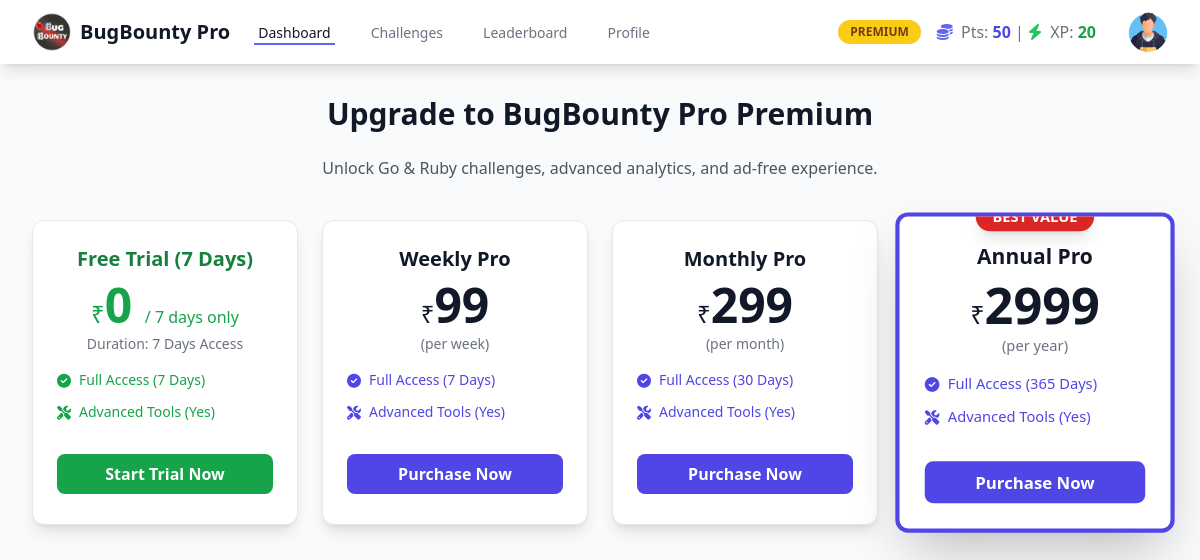
The app's page /plans (signed in) with its own data.
### app.py (models this page shows, shortened)
class User(UserMixin, db.Model):
    __tablename__ = 'users'
    user_id = db.Column(db.Integer, primary_key=True)
    username = db.Column(db.String(255), unique=True, nullable=False)
    email = db.Column(db.String(255), unique=True, nullable=False)
    password_hash = db.Column(db.String(255), nullable=False)
    points = db.Column(db.Integer, default=0, nullable=False)
    xp = db.Column(db.Integer, default=0, nullable=False)
    current_level_id = db.Column(db.Integer, db.ForeignKey('levels.level_id'), nullable=True)
    virtual_currency = db.Column(db.Integer, default=0, nullable=False)
    profile_picture_url = db.Column(db.String(255), nullable=True, default='/static/default_profile.png')
    registration_date = db.Column(db.DateTime, nullable=False, default=datetime.utcnow)
    has_active_subscription = db.Column(db.Boolean, nullable=True, default=False)
    is_admin = db.Column(db.Boolean, default=False) # 🔴 नवीन फील्ड जोडा Admin sathi🔴
    submissions = db.relationship('UserChallengeSubmission', backref='user', lazy='dynamic', foreign_keys='UserChallengeSubmission.user_id')
    badges_earned = db.relationship('UserBadge', backref='user', lazy='dynamic')

class SubscriptionPlan(db.Model):
    __tablename__ = 'subscription_plans'
    plan_id = db.Column(db.Integer, primary_key=True)
    plan_name = db.Column(db.String(255), unique=True, nullable=False)
    price = db.Column(db.Numeric(10, 2), nullable=False)
    duration_days = db.Column(db.Integer, nullable=False)
    description = db.Column(db.Text, nullable=True)
    features = db.Column(db.Text, nullable=True)

### app.py (the view)
@app.route('/plans') # 🔴 1. plans_list रूट 🔴
def plans_list():
    all_plans = SubscriptionPlan.query.all()
    premium_plans = [plan for plan in all_plans if plan.plan_name != 'Basic']
    return render_template('plans.html', plans=premium_plans)

### app.py (called while the page is built)
@login_manager.user_loader
def load_user(user_id):
    return User.query.get(int(user_id))

### templates/plans.html (shortened to what this page needs)
{% extends 'base.html' %}
{% block content %}
<section id="plans" class="mb-12">
    <h1 class="text-3xl font-bold text-gray-900 mb-6 text-center">Upgrade to BugBounty Pro Premium</h1>
    <p class="text-center text-gray-600 mb-10">Unlock Go & Ruby challenges, advanced analytics, and ad-free experience.</p>
    <div class="grid grid-cols-1 md:grid-cols-4 gap-6 max-w-7xl mx-auto">
        {% for plan in plans %}
        {% set is_best_value = (plan.plan_name == 'Annual Pro') %}
        {% set is_free_trial = (plan.price == 0) %}
        {% set price_int = plan.price|int %}
        <div class="bg-white overflow-hidden rounded-xl p-6 text-center relative transition duration-300 hover:shadow-2xl
            {% if is_best_value %}border-4 border-indigo-600 shadow-2xl scale-105{% else %}border border-gray-200 shadow-lg{% endif %}">
            {% if is_best_value %}
                <span class="absolute top-0 left-1/2 transform -translate-x-1/2 -translate-y-1/2 bg-red-600 text-white text-sm font-bold px-4 py-1 rounded-full shadow-lg">BEST VALUE</span>
            {% endif %}
            <h2 class="text-xl font-bold mb-2 {% if is_free_trial %}text-green-700{% else %}text-gray-900{% endif %}">{{ plan.plan_name }}</h2>
            {% if is_free_trial %}
                <p class="text-5xl font-extrabold mb-1 text-green-600">
                    <span class="text-2xl font-normal">₹</span>0
                    <span class="text-base font-normal"> / 7 days only</span>
                </p>
                <p class="text-sm font-medium text-gray-500 mb-4">Duration: {{ plan.duration_days }} Days Access</p>
            {% else %}
                <p class="text-5xl font-extrabold mb-1 text-gray-900">
                    <span class="text-2xl font-normal">₹</span>{{ price_int }}
                </p>
                <p class="text-sm font-medium text-gray-500 mb-4">
                    {% if plan.plan_name == 'Weekly Pro' %} (per week)
                    {% elif plan.plan_name == 'Monthly Pro' %} (per month)
                    {% elif plan.plan_name == 'Annual Pro' %} (per year)
                    {% endif %}
                </p>
            {% endif %}
            <ul class="text-left text-sm space-y-3 mb-8">
                <li class="flex items-start {% if is_free_trial %}text-green-600{% else %}text-indigo-600{% endif %}">
                    <i class="fas fa-check-circle mr-2 mt-1"></i> Full Access ({{ plan.duration_days }} Days)
                </li>
                <li class="flex items-start {% if is_free_trial %}text-green-600{% else %}text-indigo-600{% endif %}">
                    <i class="fas fa-tools mr-2 mt-1"></i> Advanced Tools (Yes)
                </li>
            </ul>
            <form method="POST" action="{{ url_for('start_trial', plan_id=plan.plan_id) }}">
                <button type="submit"
                    class="w-full py-2 rounded-lg font-bold transition
                    {% if is_free_trial %}bg-green-600 text-white hover:bg-green-700{% else %}bg-indigo-600 text-white hover:bg-indigo-700{% endif %}">
                    {% if is_free_trial %}Start Trial Now
                    {% else %}Purchase Now{% endif %}
                </button>
            </form>
        </div>
        {% endfor %}
    </div>
</section>
{% endblock %}

### templates/base.html (shortened to what this page needs)
<!DOCTYPE html>
<html lang="en">
<head>
    <script src="https://cdn.tailwindcss.com"></script>
    <link rel="stylesheet" href="https://cdnjs.cloudflare.com/ajax/libs/font-awesome/6.4.0/css/all.min.css">
    <link rel="stylesheet" href="{{ url_for('static', filename='style.css') }}">
</head>
<body class="bg-gray-50">
    <nav class="bg-white shadow-lg sticky top-0 z-10">
        <div class="max-w-7xl mx-auto px-4 sm:px-6 lg:px-8">
            <div class="flex justify-between h-16">
                <div class="flex items-center">
                    <a href="{{ url_for('home') }}" class="flex items-center space-x-2">
                        <img src="{{ url_for('static', filename='icons/bb_logo.png') }}"
                             alt="BugBounty Pro Logo"
                             class="h-10 w-10 object-contain">
                        <span class="text-xl font-bold text-gray-900">BugBounty Pro</span>
                    </a>
                    <div class="hidden sm:ml-6 sm:flex sm:space-x-8">
                        <a href="{{ url_for('home') }}" class="border-indigo-500 text-gray-900 inline-flex items-center px-1 pt-1 border-b-2 text-sm font-medium">Dashboard</a>
                        <a href="{{ url_for('challenges_list') }}" class="border-transparent text-gray-500 hover:border-gray-300 hover:text-gray-700 inline-flex items-center px-1 pt-1 border-b-2 text-sm font-medium">Challenges</a>
                        <a href="{{ url_for('leaderboard_list') }}" class="border-transparent text-gray-500 hover:border-gray-300 hover:text-gray-700 inline-flex items-center px-1 pt-1 border-b-2 text-sm font-medium">Leaderboard</a>
                        <a href="{{ url_for('profile') }}" class="border-transparent text-gray-500 hover:border-gray-300 hover:text-gray-700 inline-flex items-center px-1 pt-1 border-b-2 text-sm font-medium">Profile</a>
                    </div>
                </div>
                <div class="hidden sm:ml-6 sm:flex sm:items-center">
                    {% if current_user.is_authenticated %}
                        {% if current_user.has_active_subscription %}
                            <span class="px-3 py-1 text-xs font-semibold rounded-full bg-yellow-400 text-yellow-900 mr-4">PREMIUM</span>
                        {% endif %}
                        <span class="text-gray-500 mr-4">
                            <i class="fas fa-coins text-indigo-500 mr-1"></i> Pts: <span class="font-bold text-indigo-600">{{ current_user.points }}</span> |
                            <i class="fas fa-bolt text-green-500 mr-1"></i> XP: <span class="font-bold text-green-600" id="xp-counter">{{ current_user.xp }}</span>
                        </span>
                        <div class="ml-4 flex items-center group relative">
                            <img src="{{ url_for('static', filename='default_profile.png') }}" alt="Profile" class="h-10 w-10 rounded-full object-cover cursor-pointer hover:ring-2 hover:ring-indigo-500 transition duration-150">
                        </div>
                    {% else %}
                        <a href="{{ url_for('login') }}" class="ml-4 text-sm font-medium text-indigo-600 hover:text-indigo-800">Login</a>
                    {% endif %}
                </div>
            </div>
        </div>
    </nav>
    <div class="max-w-7xl mx-auto px-4 sm:px-6 lg:px-8 py-8">
        {% block content %}{% endblock %}
    </div>
</body>
</html>

### static/style.css (style rules this page uses)
body { font-family: 'Segoe UI', Tahoma, Geneva, Verdana, sans-serif; }

### templates/base.html (style rules this page uses)
:root { --primary-color: #6366f1; --secondary-color: #f8fafc; --error-color: #ef4444; --success-color: #10b981; }

### records on screen
User: points "50", xp "20"
SubscriptionPlan: plan_name "Free Trial (7 Days)", duration_days "7", shows "Start Trial Now"
SubscriptionPlan: plan_name "Weekly Pro", price "99", shows "(per week)", duration_days "7", shows "Purchase Now"
SubscriptionPlan: plan_name "Monthly Pro", price "299", shows "(per month)", duration_days "30", shows "Purchase Now"
SubscriptionPlan: shows "BEST VALUE", plan_name "Annual Pro", price "2999", shows "(per year)", duration_days "365", shows "Purchase Now"
